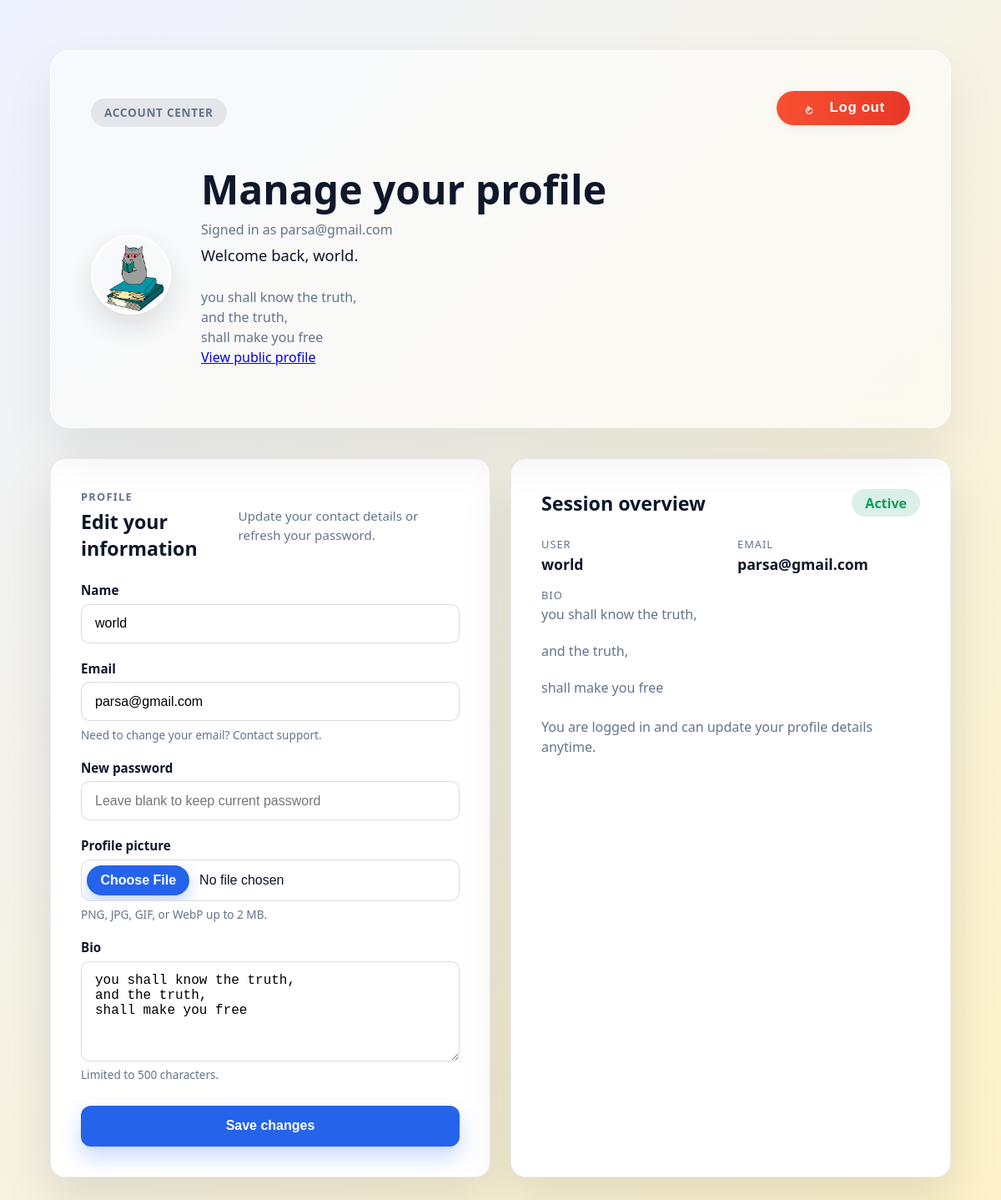
The app's page /panel.php (signed in) with its own data.
### tables this page shows
CREATE TABLE `users` (
  `id` int unsigned NOT NULL AUTO_INCREMENT,
  `name` varchar(100) NOT NULL,
  `username` varchar(50) NOT NULL,
  `email` varchar(100) NOT NULL,
  `password` varchar(255) NOT NULL,
  `created_at` datetime DEFAULT CURRENT_TIMESTAMP,
  `updated_at` datetime DEFAULT CURRENT_TIMESTAMP ON UPDATE CURRENT_TIMESTAMP,
  `reset_token` varchar(32) DEFAULT NULL,
  `profile_picture` varchar(255) NOT NULL DEFAULT 'default.png',
  `bio` text,
  PRIMARY KEY (`id`),
  UNIQUE KEY `username` (`username`),
  UNIQUE KEY `email` (`email`),
  UNIQUE KEY `reset_token` (`reset_token`)
);

### panel.php (the view, shortened to what this page needs)
<?php
if (!isset($_SESSION['username'])) {
    header('Location: msg.php?msg=You are not logged in&type=error&goto=login.php');
    exit();
} else {
require_once 'mysql.php';
$userid = $_SESSION['userid'];
$userData = null;
if ($userid !== null) {
    $stmt = $conn->prepare("SELECT * FROM users WHERE id = ?");
    $stmt->bind_param("i", $userid);
    $stmt->execute();
    $result = $stmt->get_result();
    if ($result && $result->num_rows > 0) {
        $userData = $result->fetch_assoc();
    }
}
$profileImagePath = 'statics/default-avatar.svg';
if ($userData && !empty($userData['profile_picture'])) {
    $sanitizedProfile = basename($userData['profile_picture']);
    $candidateRelativePath = 'uploads/' . $sanitizedProfile;
    $candidateAbsolutePath = __DIR__ . '/' . $candidateRelativePath;
    if (is_file($candidateAbsolutePath)) {
        $profileImagePath = $candidateRelativePath;
    }
}
$userBio = $userData['bio'] ?? '';
?>
<!DOCTYPE html>
<html lang="en">
<head>
    <link rel="stylesheet" href="statics/style.css" />
</head>
<body class="panel-body">
    <div class="panel-wrapper">
        <header class="panel-header">
            <div class="panel-header-top">
                <p class="panel-badge">Account Center</p>
                <div class="panel-logout-container">
                    <form method="get" action="" class="panel-logout-form">
                        <button type="submit" name="action" value="logout" class="logout-btn" aria-label="Log out of your account">
                            Log out
                        </button>
                    </form>
                </div>
            </div>
            <div class="panel-profile">
                <div class="panel-profile-photo">
                    <img src="<?php echo htmlspecialchars($profileImagePath); ?>" alt="Profile picture of <?php echo htmlspecialchars($userData['name']); ?>">
                </div>
                <div class="panel-profile-copy">
                    <h1>Manage your profile</h1>
                    <p class="muted">Signed in as <?php echo htmlspecialchars($userData['email']); ?></p>
                    <p class="welcome">Welcome back, <?php echo htmlspecialchars($userData['name']); ?>.</p>
                    <?php if (!empty($userBio)): ?>
                    <p class="panel-bio"><?php echo nl2br(htmlspecialchars($userBio)); ?></p>
                    <?php endif; ?>
                    <p class="panel-public-link">
                        <a href="profile.php?user_id=<?php echo urlencode($userid); ?>" target="_blank" rel="noopener noreferrer">
                            View public profile
                        </a>
                    </p>
                </div>
            </div>
        </header>
        <div class="panel-grid">
            <section class="panel-card panel-form">
                <div class="panel-card-header">
                    <div>
                        <p class="panel-label">Profile</p>
                        <h2>Edit your information</h2>
                    </div>
                    <p class="panel-helper">Update your contact details or refresh your password.</p>
                </div>
                <form action="update_user.php" method="post" enctype="multipart/form-data">
                    <div class="field">
                        <label for="name">Name</label>
                        <input type="text" id="name" name="name" value="<?php echo htmlspecialchars($userData['name']); ?>" required />
                    </div>
                    <div class="field">
                        <label for="email">Email</label>
                        <input type="text" id="email" name="email" value="<?php echo htmlspecialchars($userData['email']); ?>" readonly />
                        <span class="field-hint">Need to change your email? Contact support.</span>
                    </div>
                    <div class="field">
                        <label for="password">New password</label>
                        <input type="password" id="password" name="password" placeholder="Leave blank to keep current password" />
                    </div>
                    <div class="field">
                        <label for="profile_picture">Profile picture</label>
                        <input type="file" id="profile_picture" name="profile_picture" accept="image/png, image/jpeg, image/gif, image/webp" />
                        <span class="field-hint">PNG, JPG, GIF, or WebP up to 2 MB.</span>
                    </div>
                    <div class="field">
                        <label for="bio">Bio</label>
                        <textarea id="bio" name="bio" rows="4" placeholder="Tell others a bit about you"><?php echo htmlspecialchars($userBio); ?></textarea>
                        <span class="field-hint">Limited to 500 characters.</span>
                    </div>
                    <div class="actions">
                        <button type="submit">Save changes</button>
                    </div>
                </form>
            </section>
            <section class="panel-card panel-status">
                <div class="panel-card-header">
                    <div>
                        <h2>Session overview</h2>
                    </div>
                    <span class="status-pill">Active</span>
                </div>
                <dl>
                    <div>
                        <dt>User</dt>
                        <dd><?php echo htmlspecialchars($userData['name']); ?></dd>
                    </div>
                    <div>
                        <dt>Email</dt>
                        <dd><?php echo htmlspecialchars($userData['email']); ?></dd>
                    </div>
                    <?php if (!empty($userBio)): ?>
                    <div class="panel-bio-row">
                        <dt>Bio</dt>
                        <dd><?php echo nl2br(htmlspecialchars($userBio)); ?></dd>
                    </div>
                    <?php endif; ?>
                </dl>
                <p class="muted">You are logged in and can update your profile details anytime.</p>
            </section>
        </div>
    </div>
</body>
</html>
<?php
}
?>

### records on screen
users: profile_picture (picture), email "parsa@gmail.com", name "world", bio "you shall know the truth, and the truth, shall make you free"
